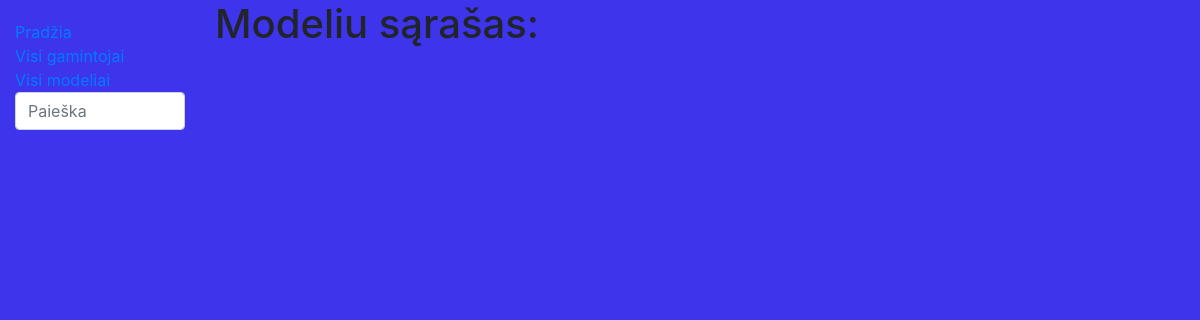
The app's page /modeliai/, older data.
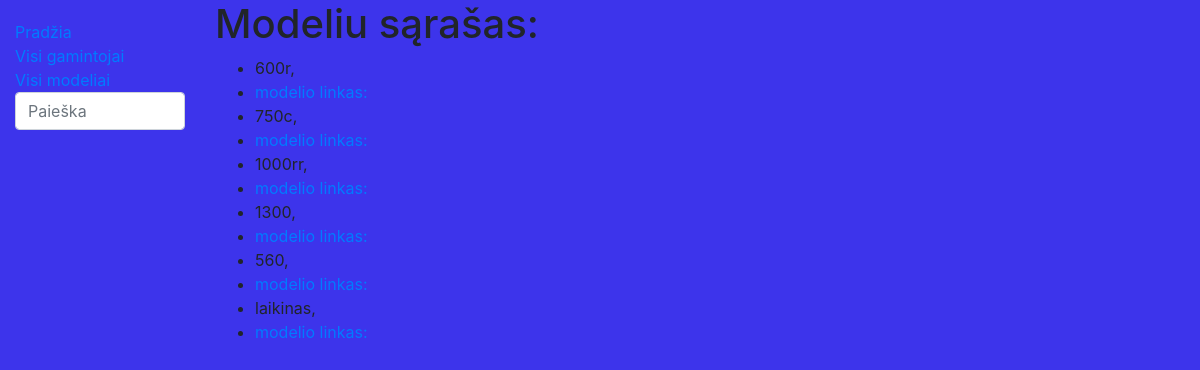
The same page, newer data.
### motociklai/models.py (models this page shows, shortened)
class Modelis(models.Model):
    modelis = models.CharField('Modelis', max_length=50)
    metai_pasirode = models.IntegerField('Gaminimo-pradzia')
    aprasymas = models.TextField('Aprasymas', max_length=3000)
    gamintojas = models.ForeignKey('Gamintojas', on_delete=models.SET_NULL, null=True)
    likutis = models.ManyToManyField('Likutis', help_text="Isrinkite likucio bukle")
    class Meta:
        verbose_name = 'Modelis'
        verbose_name_plural = 'Modeliai'

### motociklai/views.py (the view)
# urls.py: path('modeliai/', views.ModelisListView.as_view(), name='modeliai-all-url'),
class ModelisListView(generic.ListView):# ListView - visos eilutes is lenteles(objektai)
    model = Modelis #modelio klase_list --> book_list pasidaro pistoletiskai
    context_object_name = 'modelis_list' #nereikalingas jei nekeiciam pavadinimo
    template_name = 'modeliai_all.html'

### motociklai/templates/modeliai_all.html
{% extends "base.html" %}
{% block content %}
<h1>Modeliu sąrašas:</h1>
<ul>
    {% for modelis_o in modelis_list %}
        <li>{{ modelis_o.modelis }}, {{ modelis_o.gamitojasFK.pavadinimas }}</li>
        <li><a href="{% url 'modelis-vienas-url' modelis_o.id %}">modelio linkas: </a></li>
    {% endfor %}
</ul>
{% endblock %}

Row changes from the older to the newer data that the page shows:
added Modelis: modelis "600r"
added Modelis: modelis "750c"
added Modelis: modelis "1000rr"
added Modelis: modelis "1300"
added Modelis: modelis "560"
added Modelis: modelis "laikinas"
